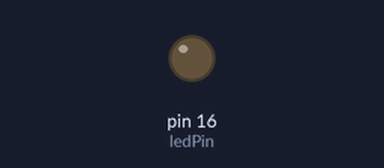
A sketch run on a simulated Arduino Uno, built with avr-gcc and run on an emulated ATmega328P. On the bench: output pins drawn as LEDs (lit = HIGH).

Above: at 1.4 s.
At 3.7 s:
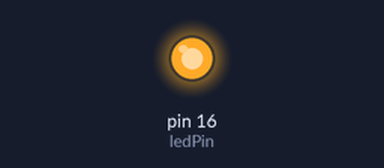
Timing chart, 0 to 9.1 s (numbered marks = the images above):
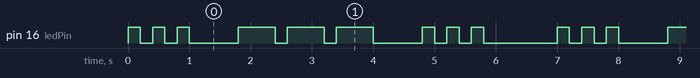

The sketch:

sketch_apr14a.ino
```cpp
const int ledPin = 16; // IO16 番ピンに LED 接続

void setup() {
  pinMode(ledPin, OUTPUT); // LED ピンを出力モードに設定
}

void loop() {
  // S（・・・）
  for (int i = 0; i < 3; i++) {
    dot();
  }

  delay(600); // 文字間隔（短点3つ分）

  // O（－－－）
  for (int i = 0; i < 3; i++) {
    dash();
  }

  delay(600); // 文字間隔（短点3つ分）

  // S（・・・）
  for (int i = 0; i < 3; i++) {
    dot();
  }

  delay(1000); // SOS の繰り返し間隔
}

// 短点（・）200ms点灯＋200ms消灯
void dot() {
  digitalWrite(ledPin, HIGH);
  delay(200);
  digitalWrite(ledPin, LOW);
  delay(200);
}

// 長点（－）600ms点灯＋200ms消灯
void dash() {
  digitalWrite(ledPin, HIGH);
  delay(600);
  digitalWrite(ledPin, LOW);
  delay(200);
}
```

Measured:
- by itself, pin 16 (ledPin): repeats every 7.0 s: 2 × (LOW 0.20 s, HIGH 0.20 s), LOW 0.80 s, 2 × (HIGH 0.60 s, LOW 0.20 s), HIGH 0.60 s, LOW 0.80 s, 2 × (HIGH 0.20 s, LOW 0.20 s), HIGH 0.20 s, LOW 1.2 s, HIGH 0.20 s
- by itself, everything shown: repeats every 7.0 s, in 18 steps
